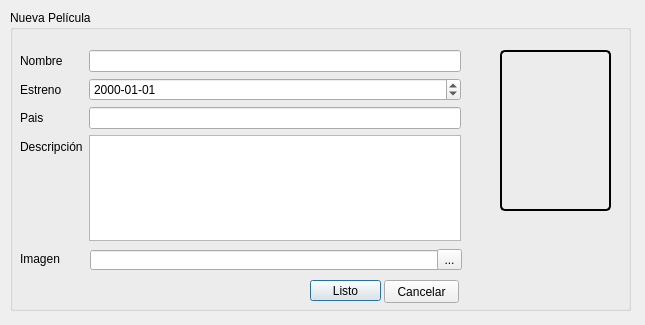
<?xml version="1.0" encoding="UTF-8"?>
<ui version="4.0">
 <class>Dialog</class>
 <widget class="QDialog" name="Dialog">
  <property name="geometry">
   <rect>
    <x>0</x>
    <y>0</y>
    <width>645</width>
    <height>325</height>
   </rect>
  </property>
  <property name="windowTitle">
   <string>Dialog</string>
  </property>
  <property name="windowIcon">
   <iconset resource="ResFiles.qrc">
    <normaloff>:/Icons/favicon.ico</normaloff>:/Icons/favicon.ico</iconset>
  </property>
  <widget class="QGroupBox" name="groupBox">
   <property name="geometry">
    <rect>
     <x>10</x>
     <y>10</y>
     <width>621</width>
     <height>301</height>
    </rect>
   </property>
   <property name="title">
    <string>Nueva Película</string>
   </property>
   <widget class="QWidget" name="formLayoutWidget_3">
    <property name="geometry">
     <rect>
      <x>10</x>
      <y>40</y>
      <width>441</width>
      <height>191</height>
     </rect>
    </property>
    <layout class="QFormLayout" name="formLayout">
     <property name="fieldGrowthPolicy">
      <enum>QFormLayout::AllNonFixedFieldsGrow</enum>
     </property>
     <item row="0" column="0">
      <widget class="QLabel" name="label_1">
       <property name="text">
        <string>Nombre</string>
       </property>
      </widget>
     </item>
     <item row="1" column="0">
      <widget class="QLabel" name="label_2">
       <property name="text">
        <string>Estreno</string>
       </property>
      </widget>
     </item>
     <item row="1" column="1">
      <widget class="QDateEdit" name="LEstreno">
       <property name="displayFormat">
        <string>yyyy-MM-dd</string>
       </property>
      </widget>
     </item>
     <item row="2" column="0">
      <widget class="QLabel" name="label_3">
       <property name="text">
        <string>Pais</string>
       </property>
      </widget>
     </item>
     <item row="3" column="0">
      <widget class="QLabel" name="label_4">
       <property name="text">
        <string>Descripción</string>
       </property>
      </widget>
     </item>
     <item row="3" column="1">
      <widget class="QTextEdit" name="LDescripcion"/>
     </item>
     <item row="0" column="1">
      <widget class="QLineEdit" name="LNombre"/>
     </item>
     <item row="2" column="1">
      <widget class="QLineEdit" name="LPais"/>
     </item>
    </layout>
   </widget>
   <widget class="QPushButton" name="BListo">
    <property name="geometry">
     <rect>
      <x>300</x>
      <y>270</y>
      <width>71</width>
      <height>21</height>
     </rect>
    </property>
    <property name="text">
     <string>Listo</string>
    </property>
   </widget>
   <widget class="QPushButton" name="BCancelar">
    <property name="geometry">
     <rect>
      <x>374</x>
      <y>270</y>
      <width>75</width>
      <height>23</height>
     </rect>
    </property>
    <property name="text">
     <string>Cancelar</string>
    </property>
   </widget>
   <widget class="QLabel" name="Display">
    <property name="geometry">
     <rect>
      <x>490</x>
      <y>40</y>
      <width>111</width>
      <height>161</height>
     </rect>
    </property>
    <property name="styleSheet">
     <string notr="true"> border-style: solid;
     border-width: 2px;
     border-radius: 5px;
     border-color: black;</string>
    </property>
    <property name="text">
     <string/>
    </property>
    <property name="scaledContents">
     <bool>true</bool>
    </property>
   </widget>
   <widget class="QLineEdit" name="LDisplay">
    <property name="geometry">
     <rect>
      <x>80</x>
      <y>240</y>
      <width>351</width>
      <height>20</height>
     </rect>
    </property>
   </widget>
   <widget class="QToolButton" name="BBox">
    <property name="geometry">
     <rect>
      <x>427</x>
      <y>239</y>
      <width>25</width>
      <height>21</height>
     </rect>
    </property>
    <property name="text">
     <string>...</string>
    </property>
   </widget>
   <widget class="QLabel" name="label_5">
    <property name="geometry">
     <rect>
      <x>10</x>
      <y>236</y>
      <width>65</width>
      <height>26</height>
     </rect>
    </property>
    <property name="text">
     <string>Imagen</string>
    </property>
   </widget>
  </widget>
 </widget>
 <resources>
  <include location="ResFiles.qrc"/>
 </resources>
 <connections/>
</ui>
